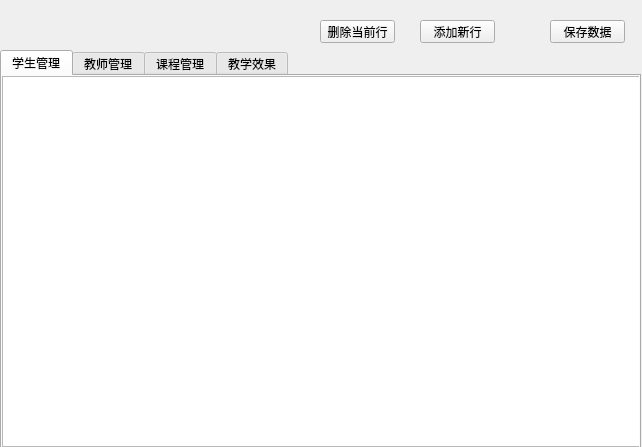
<?xml version="1.0" encoding="UTF-8"?>
<ui version="4.0">
 <class>SystemManagement</class>
 <widget class="QWidget" name="SystemManagement">
  <property name="geometry">
   <rect>
    <x>0</x>
    <y>0</y>
    <width>642</width>
    <height>447</height>
   </rect>
  </property>
  <property name="windowTitle">
   <string>系统管理</string>
  </property>
  <widget class="QPushButton" name="saveDataButton">
   <property name="geometry">
    <rect>
     <x>550</x>
     <y>20</y>
     <width>75</width>
     <height>23</height>
    </rect>
   </property>
   <property name="text">
    <string>保存数据</string>
   </property>
  </widget>
  <widget class="QTabWidget" name="mainTab">
   <property name="geometry">
    <rect>
     <x>0</x>
     <y>50</y>
     <width>641</width>
     <height>401</height>
    </rect>
   </property>
   <property name="currentIndex">
    <number>0</number>
   </property>
   <widget class="QWidget" name="studentTab">
    <attribute name="title">
     <string>学生管理</string>
    </attribute>
    <widget class="QTableView" name="studentTable">
     <property name="geometry">
      <rect>
       <x>0</x>
       <y>0</y>
       <width>641</width>
       <height>371</height>
      </rect>
     </property>
     <property name="selectionMode">
      <enum>QAbstractItemView::SingleSelection</enum>
     </property>
     <property name="selectionBehavior">
      <enum>QAbstractItemView::SelectRows</enum>
     </property>
    </widget>
   </widget>
   <widget class="QWidget" name="staffTab">
    <attribute name="title">
     <string>教师管理</string>
    </attribute>
    <widget class="QTableView" name="staffTable">
     <property name="geometry">
      <rect>
       <x>0</x>
       <y>0</y>
       <width>641</width>
       <height>391</height>
      </rect>
     </property>
     <property name="selectionMode">
      <enum>QAbstractItemView::SingleSelection</enum>
     </property>
     <property name="selectionBehavior">
      <enum>QAbstractItemView::SelectRows</enum>
     </property>
    </widget>
   </widget>
   <widget class="QWidget" name="courseTab">
    <attribute name="title">
     <string>课程管理</string>
    </attribute>
    <widget class="QTableView" name="courseTable">
     <property name="geometry">
      <rect>
       <x>0</x>
       <y>0</y>
       <width>631</width>
       <height>371</height>
      </rect>
     </property>
     <property name="selectionMode">
      <enum>QAbstractItemView::SingleSelection</enum>
     </property>
     <property name="selectionBehavior">
      <enum>QAbstractItemView::SelectRows</enum>
     </property>
    </widget>
   </widget>
   <widget class="QWidget" name="teacherRankTab">
    <attribute name="title">
     <string>教学效果</string>
    </attribute>
    <widget class="QTableView" name="teacherRankTable">
     <property name="geometry">
      <rect>
       <x>0</x>
       <y>0</y>
       <width>631</width>
       <height>371</height>
      </rect>
     </property>
     <property name="editTriggers">
      <set>QAbstractItemView::NoEditTriggers</set>
     </property>
     <property name="selectionMode">
      <enum>QAbstractItemView::SingleSelection</enum>
     </property>
     <property name="selectionBehavior">
      <enum>QAbstractItemView::SelectRows</enum>
     </property>
    </widget>
   </widget>
  </widget>
  <widget class="QPushButton" name="removeRowButton">
   <property name="geometry">
    <rect>
     <x>320</x>
     <y>20</y>
     <width>75</width>
     <height>23</height>
    </rect>
   </property>
   <property name="text">
    <string>删除当前行</string>
   </property>
  </widget>
  <widget class="QPushButton" name="addRowButton">
   <property name="geometry">
    <rect>
     <x>420</x>
     <y>20</y>
     <width>75</width>
     <height>23</height>
    </rect>
   </property>
   <property name="text">
    <string>添加新行</string>
   </property>
  </widget>
 </widget>
 <resources/>
 <connections/>
</ui>
